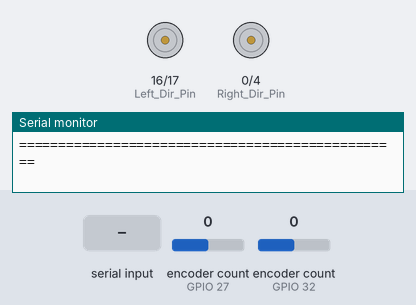
Recording of a sketch running on a simulated ESP32. Parts: direction and speed pins drawn as motors (green arrow = direction pin HIGH = forward, orange = LOW = backward, longer = more drive), the last lines printed to the serial monitor. Inputs (shaded band) come from the test bench; at power-on: encoder count (sensors on GPIO 27, GPIO 32) 0.

Above: at 1.2 s.
1.3 s: "g" received over Serial
At 21.55 s:
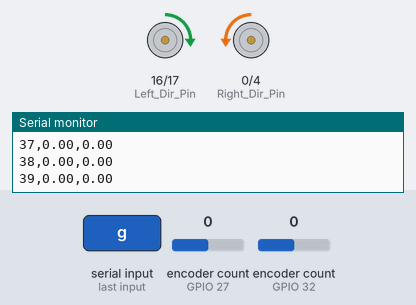
Timing chart, 0 to 35.8 s (numbered marks = the images above; inputs shaded):
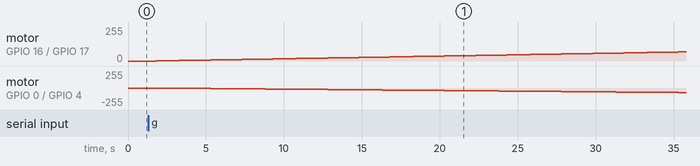

The sketch:

FeedForward_Calibration.ino
```cpp
#include <Wire.h>
#include <ESP32Encoder.h>

#define T 0.01 // Period sistema (100Hz = 10ms)
unsigned long last_time = 0;

ESP32Encoder left_encoder;
ESP32Encoder right_encoder;

// PIN_OUTS ZA ENKODERE (Tvoji originalni pinovi)
#define LApin 32
#define LBpin 33
#define RApin 27
#define RBpin 26

// PIN_OUTS ZA MOTORE (Tvoji originalni pinovi)
#define Left_Dir_Pin 16
#define Left_PWM_Pin 17
#define Right_Dir_Pin 0
#define Right_PWM_Pin 4

#define Steps_Per_Revolution 8110
#define Wheel_Diameter 0.075
const float Meters_Per_Step = PI * Wheel_Diameter / Steps_Per_Revolution;

long last_left_steps = 0;
long last_right_steps = 0;
float left_velocity = 0;
float right_velocity = 0;

// Varijable za kalibraciju
bool kalibracija_aktivna = false;
int trenutni_pwm = 0;
int brojac_ciklusa = 0;
const int CIKLUSA_ZA_STABILIZACIJU = 50; // 50 * 10ms = 500ms čekanja na svakom koraku PWM-a

void Encoder_Setup(){
  left_encoder.attachFullQuad(LApin, LBpin);
  left_encoder.clearCount();
  right_encoder.attachFullQuad(RApin, RBpin);
  right_encoder.clearCount();
}

void Motor_Setup(){
  pinMode(Left_Dir_Pin, OUTPUT);
  pinMode(Left_PWM_Pin, OUTPUT);
  pinMode(Right_Dir_Pin, OUTPUT);
  pinMode(Right_PWM_Pin, OUTPUT);
}

void Measure_Wheel_Velocity(){
  long left_steps = left_encoder.getCount();
  long right_steps = right_encoder.getCount();

  long delta_left = left_steps - last_left_steps;
  long delta_right = right_steps - last_right_steps;

  last_left_steps = left_steps;
  last_right_steps = right_steps;

  left_velocity = delta_left * Meters_Per_Step / T;
  right_velocity = delta_right * Meters_Per_Step / T;
}

void setup() {
  Serial.begin(115200);
  Motor_Setup();
  Encoder_Setup();
  last_time = micros();

  Serial.println("=================================================");
  Serial.println("Pošalji slovo 'g' u Serial Monitor za START testa");
  Serial.println("=================================================");
}

void loop() {
  // Provera komande za start
  if (Serial.available() > 0) {
    char c = Serial.read();
    if (c == 'g' || c == 'G') {
      kalibracija_aktivna = true;
      trenutni_pwm = 0;
      brojac_ciklusa = 0;
      Serial.println("PWM,Levi_M_S,Desni_M_S"); // CSV zaglavlje za Excel
    }
  }

  // Glavna vremenska petlja na 100Hz (10ms)
  if (micros() - last_time >= T * 1000000) {
    last_time += T * 1000000;

    Measure_Wheel_Velocity();

    if (kalibracija_aktivna) {
      // Pusti napon na motore (pravac NAPRED)
      digitalWrite(Left_Dir_Pin, HIGH);
      digitalWrite(Right_Dir_Pin, LOW);
      analogWrite(Left_PWM_Pin, trenutni_pwm);
      analogWrite(Right_PWM_Pin, trenutni_pwm);

      brojac_ciklusa++;

      // Kada prođe 500ms, motor je postigao maksimalnu brzinu za taj PWM
      if (brojac_ciklusa >= CIKLUSA_ZA_STABILIZACIJU) {
        // Ispiši podatke u CSV formatu
        Serial.print(trenutni_pwm); Serial.print(",");
        Serial.print(left_velocity); Serial.print(",");
        Serial.println(right_velocity);

        // Prelazak na sledeću vrednost PWM-a
        trenutni_pwm++;
        brojac_ciklusa = 0;

        // Ako smo stigli do kraja (255)
        if (trenutni_pwm > 255) {
          kalibracija_aktivna = false;
          analogWrite(Left_PWM_Pin, 0);
          analogWrite(Right_PWM_Pin, 0);
          Serial.println(">>> Kalibracija završena! Ugasi motore.");
        }
      }
    }
  }
}
```

Measured:
- after the input at 1.3 s, motor on GPIO 16 (Left_Dir_Pin) / GPIO 17 (Left_PWM_Pin): moves from stopped to forward 68/255 over 33.5 s, starting after 0.50 s; motor on GPIO 0 (Right_Dir_Pin) / GPIO 4 (Right_PWM_Pin): moves from stopped to backward 68/255 over 33.5 s, starting after 0.50 s
